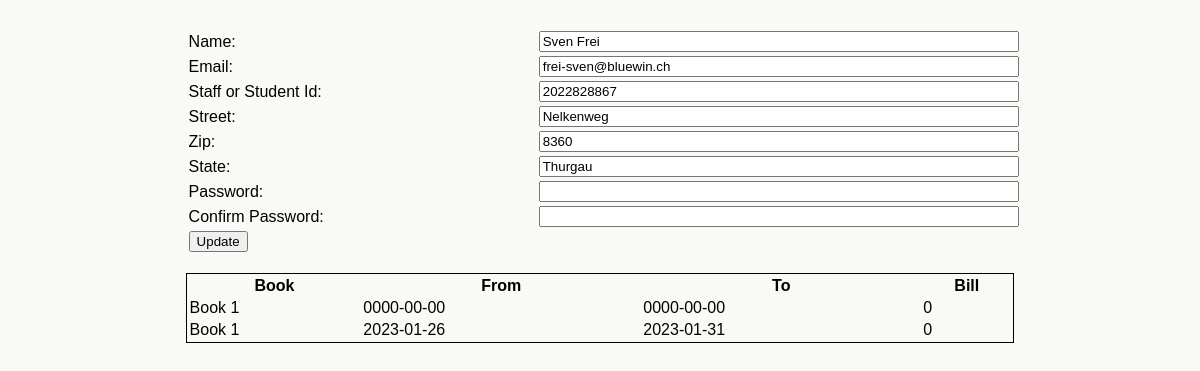
The app's page /sites/personal.php (signed in) with its own data.
### tables this page shows
CREATE TABLE `user` (
  `ID` int(11) NOT NULL,
  `Email` varchar(100) NOT NULL,
  `Password` varchar(100) NOT NULL,
  `Street` varchar(100) NOT NULL,
  `Zip` int(11) NOT NULL,
  `State` varchar(100) NOT NULL,
  `FullName` varchar(100) NOT NULL,
  `UitmID` int(11) NOT NULL,
  `IsAdmin` tinyint(1) NOT NULL DEFAULT 0
);

CREATE TABLE `borrow` (
  `ID` int(11) NOT NULL,
  `BookFK` int(11) NOT NULL,
  `UserFK` int(11) NOT NULL,
  `FromDate` date NOT NULL,
  `ToDate` date NOT NULL,
  `IsBillSettled` tinyint(1) NOT NULL,
  `Status` varchar(1) NOT NULL COMMENT 'B - borrowed; R - Returned'
);

CREATE TABLE `book` (
  `ID` int(11) NOT NULL,
  `Name` varchar(100) NOT NULL,
  `Category` varchar(100) NOT NULL,
  `PublishDate` date NOT NULL,
  `Author` varchar(100) NOT NULL,
  `Description` varchar(1000) NOT NULL,
  `ISBNNumber` varchar(100) NOT NULL,
  `Image` text NOT NULL,
  `PublishPlace` varchar(100) NOT NULL,
  `Price` decimal(10,0) NOT NULL
);

### sites/repositories/library-repository.php (called while the page is built, shortened)
<?php
function getDatabaseConnection()
{
    $servername = "localhost";
    $username = "root";
    $password = "";
    $dbname = "library";
    $conn = new mysqli($servername, $username, $password, $dbname);
    return $conn;
}
function getUserByEmail($email)
{
    $conn = getDatabaseConnection();
    $sql = "SELECT * FROM user WHERE Email = '" . $email . "';";
    $result = $conn->query($sql);
    return $result->fetch_assoc();
}
function getBookingsByUserEmail($email)
{
    $conn = getDatabaseConnection();
    $sql = "SELECT book.Name, borrow.ToDate, borrow.FromDate, borrow.IsBillSettled " .
        "FROM borrow borrow JOIN user user ON borrow.UserFK = user.ID JOIN book book ON borrow.BookFK = book.ID " .
        "WHERE Email = '" . $email . "';";
    $result = $conn->query($sql);
    return $result;
}
?>

### sites/personal.php (the view, shortened to what this page needs)
<!DOCTYPE html>
<html>
<head>
    <link rel="stylesheet" type="text/css" href="css/mystyle.css">
    <link rel="stylesheet" type="text/css" href="css/userstyle.css">
</head>
<body>
    <?php
    require("repositories/library-repository.php");
    $errorMessage = "";
    $user = null;
    if ($_SERVER["REQUEST_METHOD"] == "GET") {
        try {
            $user = getUserByEmail(getCurrentUser());
        } catch (Exception $ex) {
            $errorMessage = "Issue fetching user data!";
        }
        try {
            $borrowings = getBookingsByUserEmail(getCurrentUser());
        } catch (Exception $ex) {
            $errorMessage += "<br>Issue fetching borrowing data!";
        }
    }
    ?>
    <form method="post" action="<?php echo htmlspecialchars($_SERVER["PHP_SELF"]); ?>" onsubmit="return validateForm()">
        <table>
            <tr>
                <td colspan="2">
                </td>
            </tr>
            <tr>
                <td>Name:</td>
                <td>
                    <input id="nameInput" class="inputField" name="name" type="text"
                        value="<?php echo $user["FullName"]; ?>">
                </td>
            </tr>
            <tr>
                <td>Email:</td>
                <td>
                    <input id="emailInput" class="inputField" name="email" type="email"
                        value="<?php echo $user["Email"]; ?>">
                </td>
            </tr>
            <tr>
                <td>Staff or Student Id:</td>
                <td>
                    <input id="uitmIdInput" class="inputField" name="uitmId" type="uitmId"
                        value="<?php echo $user["UitmID"]; ?>">
                </td>
            </tr>
            <tr>
                <td>Street:</td>
                <td>
                    <input id="streetInput" class="inputField" name="street" type="text"
                        value="<?php echo $user["Street"]; ?>">
                </td>
            </tr>
            <tr>
                <td>Zip:</td>
                <td>
                    <input id="zipInput" class="inputField" name="zip" type="number"
                        value="<?php echo $user["Zip"]; ?>">
                </td>
            </tr>
            <tr>
                <td>State:</td>
                <td>
                    <input id="stateInput" class="inputField" name="state" type="text"
                        value="<?php echo $user["State"]; ?>">
                </td>
            </tr>
            <tr>
                <td>Password:</td>
                <td>
                    <input id="passwordInput" class="inputField" name="password" type="password">
                </td>
            </tr>
            <tr>
                <td>Confirm Password:</td>
                <td>
                    <input id="confirmPasswordInput" class="inputField" name="confirmPassword" type="password">
                </td>
            </tr>
            <tr>
                <td>
                    <input class="submitButton" type="submit" value="Update">
                </td>
            </tr>
        </table>
    </form>
    <br>
    <table class="borrowingTable">
        <thead>
            <tr>
                <th>Book</th>
                <th>From</th>
                <th>To</th>
                <th>Bill</th>
            </tr>
        </thead>
        <tbody>
            <?php
            while ($row = $borrowings->fetch_assoc()) {
                echo "<tr><td>" . $row["Name"] . "</td>" .
                    "<td>" . $row["FromDate"] . "</td>" .
                    "<td>" . $row["ToDate"] . "</td>" .
                    "<td>" . $row["IsBillSettled"] . "</td></tr>";
            }
            ?>
        </tbody>
    </table>
</body>
</html>

### sites/css/mystyle.css (style rules this page uses)
body { background-color: #F9FAF5; font-family: arial, sans-serif; }

### sites/css/userstyle.css (style rules this page uses)
.inputField { width: 100%; }
table { width: 70%; margin-left: 15%; margin-right: 15%; }

### sites/personal.php (style rules this page uses)
.borrowingTable { border: 1px solid; }

### records on screen
user: name "Sven Frei", email "frei-sven@bluewin.ch", uitmId "2022828867", street "Nelkenweg", zip "8360", state "Thurgau"
borrow: BookFK.Name "Book 1", FromDate "0000-00-00", ToDate "0000-00-00", IsBillSettled "0"
borrow: BookFK.Name "Book 1", FromDate "2023-01-26", ToDate "2023-01-31", IsBillSettled "0"
